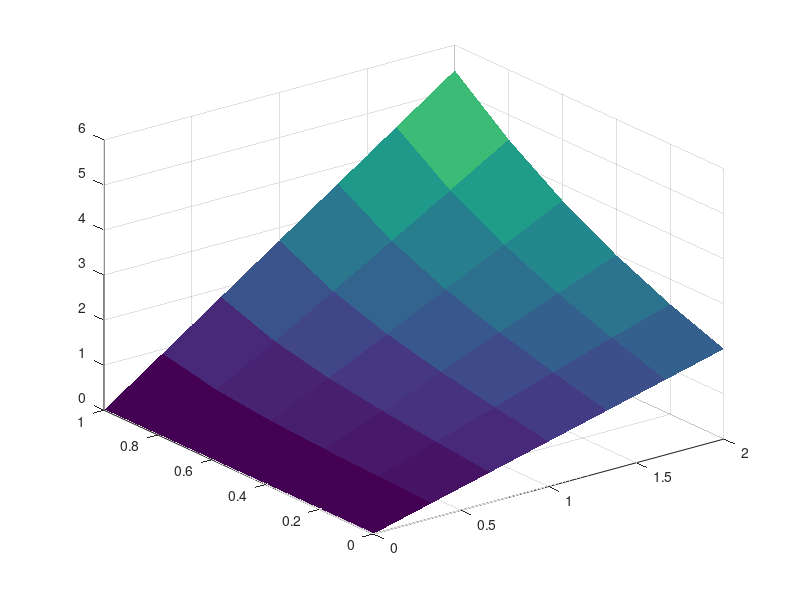

MATLAB code for this plot:
clear;clc;
omega=1.5;
dx=1/3;dy=1/5;
x=0:dx:2;
y=0:dy:1;
Nx=length(x);
Ny=length(y);
phi(:,Nx)=2*exp(1).^y';
phi(1,:)=x;
phi(Ny,:)=exp(1).*x;
for N=1:100
    for i=2:Ny-1
        for j=2:Nx-1
            ph=(phi(i+1,j)+phi(i-1,j)+phi(i,j+1)+phi(i,j-1));
            phi(i,j)=(1-omega)*phi(i,j)+0.25*omega*(ph-dx*dy*x(i)*exp(1)^y(i));
        end
    end
end
surf(x,y,phi,'EdgeColor','none')